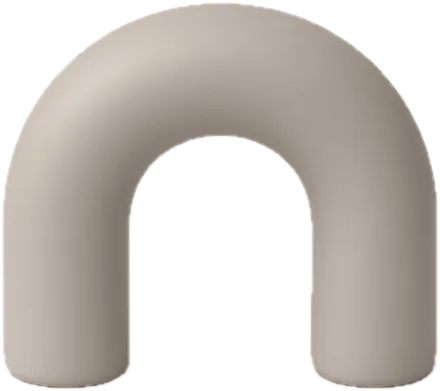
#> input picture scripts/hero-scene/p-arch.webp, 440 x 391 px
$ python key-logo.py hero-scene/p-arch.webp hero-scene/p-capsule-b.webp
#> lines starting #> are read from the running program, lines starting #| are printed output that depends on the picture
"""Cut an AI-generated logo out of its flat chroma background (magenta, white…)
into a transparent PNG trimmed to the mark, for stamping on avatar shirts.

  ~/Projects/Bizmis/trujilloai-bizmis-studio/.venv/bin/python scripts/key-logo.py in.png out.png [--soft 90]

Pillow only. The background colour is the median of the image's border; each
pixel's alpha comes from its (L1) colour distance to it, on a soft ramp that
keeps anti-aliased edges; the alpha is then pulled in by one pixel so no
background-tinted fringe is left around the mark on the shirt.
"""
import statistics
import sys

from PIL import Image, ImageChops, ImageFilter

src, dst = sys.argv[1], sys.argv[2]
soft = float(sys.argv[sys.argv.index("--soft") + 1]) if "--soft" in sys.argv else 90.0

img = Image.open(src).convert("RGB")
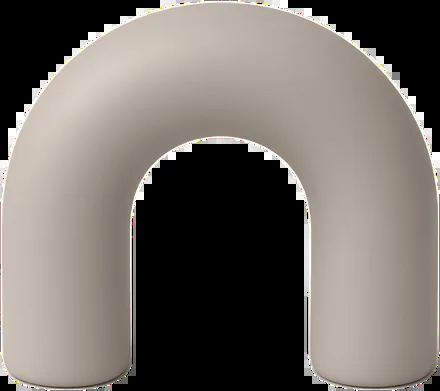
#> img: PIL image 440x391 RGB; mean R, G, B 116.3, 109.9, 104.3
w, h = img.size
#> w = 440; h = 391
px = img.load()
border = [px[x, y] for x in range(0, w, 7) for y in (2, h - 3)] + [px[x, y] for y in range(0, h, 7) for x in (2, w - 3)]
#> border = 238 items, first 6: (0, 0, 0), (2, 0, 2), (0, 0, 0), (0, 0, 2), (0, 0, 0), (0, 0, 0)
bg = tuple(int(statistics.median(c[i] for c in border)) for i in range(3))
#> bg = (0, 0, 0)

diff = ImageChops.difference(img, Image.new("RGB", img.size, bg))
r, g, b = diff.split()
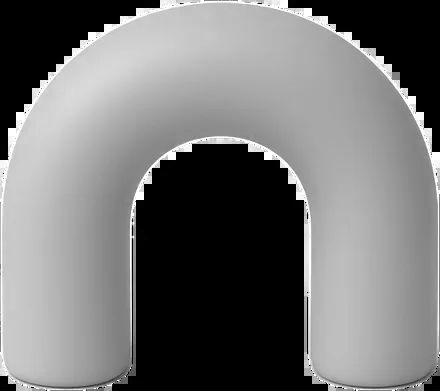
#> r: PIL image 440x391 L; min 0, max 255, mean 116.3
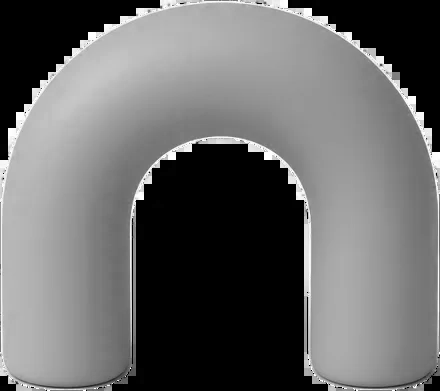
#> b: PIL image 440x391 L; min 0, max 255, mean 104.3
dist = ImageChops.add(ImageChops.add(r, g, scale=1.0), b, scale=1.0)  # saturates at 255: fine, we only need the low end
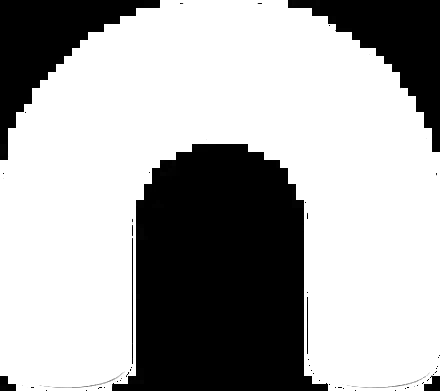
#> dist: PIL image 440x391 L; min 0, max 255, mean 170.1
lo, hi = soft * 0.4, soft
alpha = dist.point(lambda v: 0 if v <= lo else 255 if v >= hi else int(255 * (v - lo) / (hi - lo)))
alpha = alpha.filter(ImageFilter.MinFilter(3))
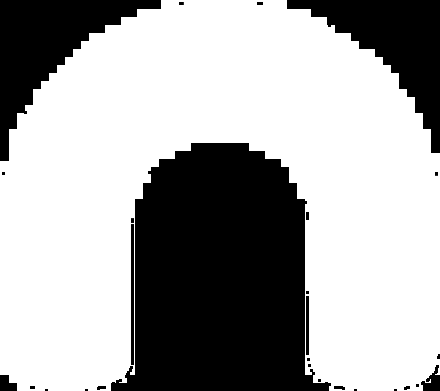
#> alpha: PIL image 440x391 L; min 0, max 255, mean 166.9

out = img.copy()
out.putalpha(alpha)
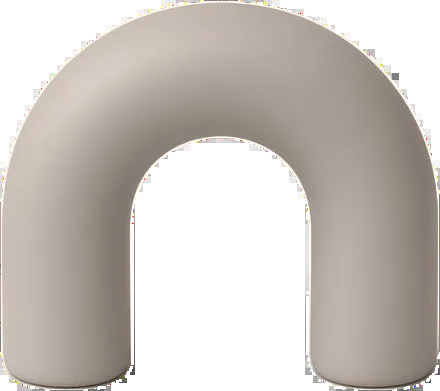
#> out: PIL image 440x391 RGBA; mean R, G, B, A 116.3, 109.9, 104.3, 166.9; transparent parts drawn white
# trim to the mark, ignoring faint specks the generator leaves in the background
out = out.crop(alpha.point(lambda v: 255 if v > 96 else 0).getbbox())
out.save(dst, optimize=True)
print(dst, out.size, "bg", bg)
#| hero-scene/p-capsule-b.webp (440, 391) bg (0, 0, 0)

$ run again, on scripts/hero-scene/p-cone-b.webp
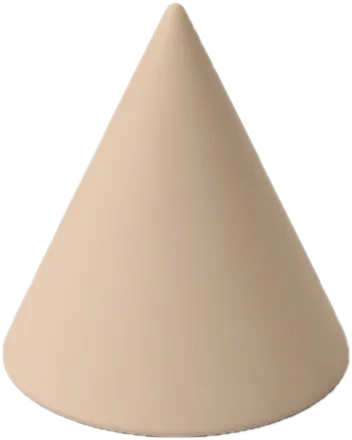
#> input picture scripts/hero-scene/p-cone-b.webp, 352 x 440 px
#> `img = Image.open(src).convert("RGB")`:
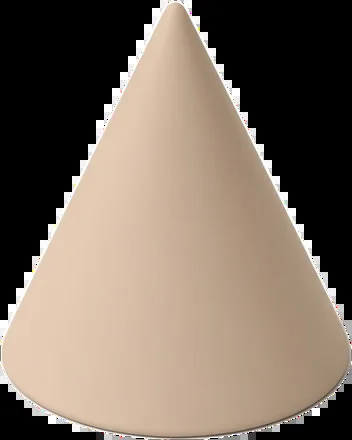
#> img: PIL image 352x440 RGB; mean R, G, B 125.1, 110.8, 97.7
#> border = 228 items, first 6: (0, 0, 0), (0, 0, 0), (0, 0, 0), (0, 0, 0), (0, 0, 0), (0, 0, 0)
#> bg = (0, 0, 0)
#> `out.putalpha(alpha)`:
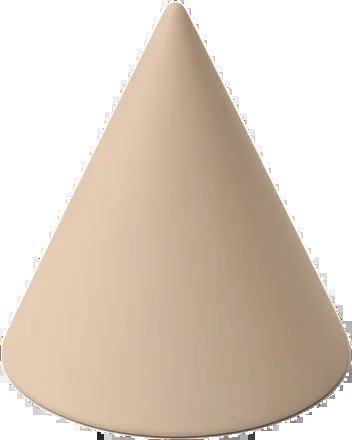
#> out: PIL image 352x440 RGBA; mean R, G, B, A 125.1, 110.8, 97.7, 156.9; transparent parts drawn white
#| hero-scene/p-cone-b.webp (352, 440) bg (0, 0, 0)

$ run again, on scripts/hero-scene/p-dome-c.webp
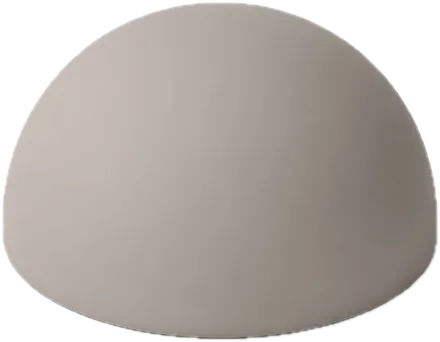
#> input picture scripts/hero-scene/p-dome-c.webp, 440 x 342 px
#> `img = Image.open(src).convert("RGB")`:
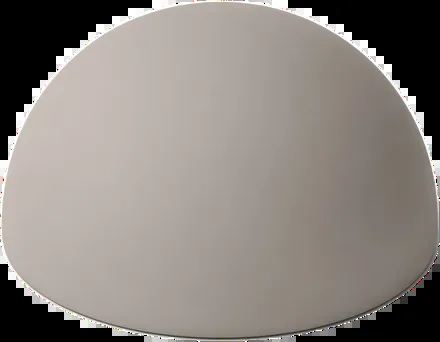
#> img: PIL image 440x342 RGB; mean R, G, B 139, 132.3, 126.9
#> border = 224 items, first 6: (0, 0, 0), (0, 0, 0), (0, 0, 0), (0, 0, 0), (0, 0, 0), (0, 0, 0)
#> bg = (0, 0, 0)
#> `out.putalpha(alpha)`:
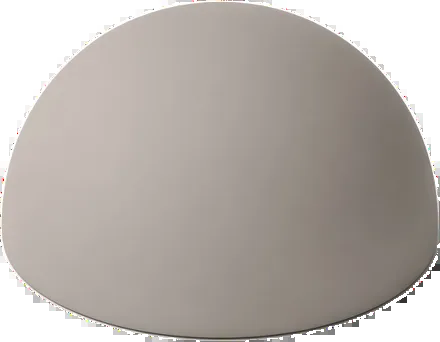
#> out: PIL image 440x342 RGBA; mean R, G, B, A 139, 132.3, 126.9, 210; transparent parts drawn white
#| hero-scene/p-dome-c.webp (440, 342) bg (0, 0, 0)
